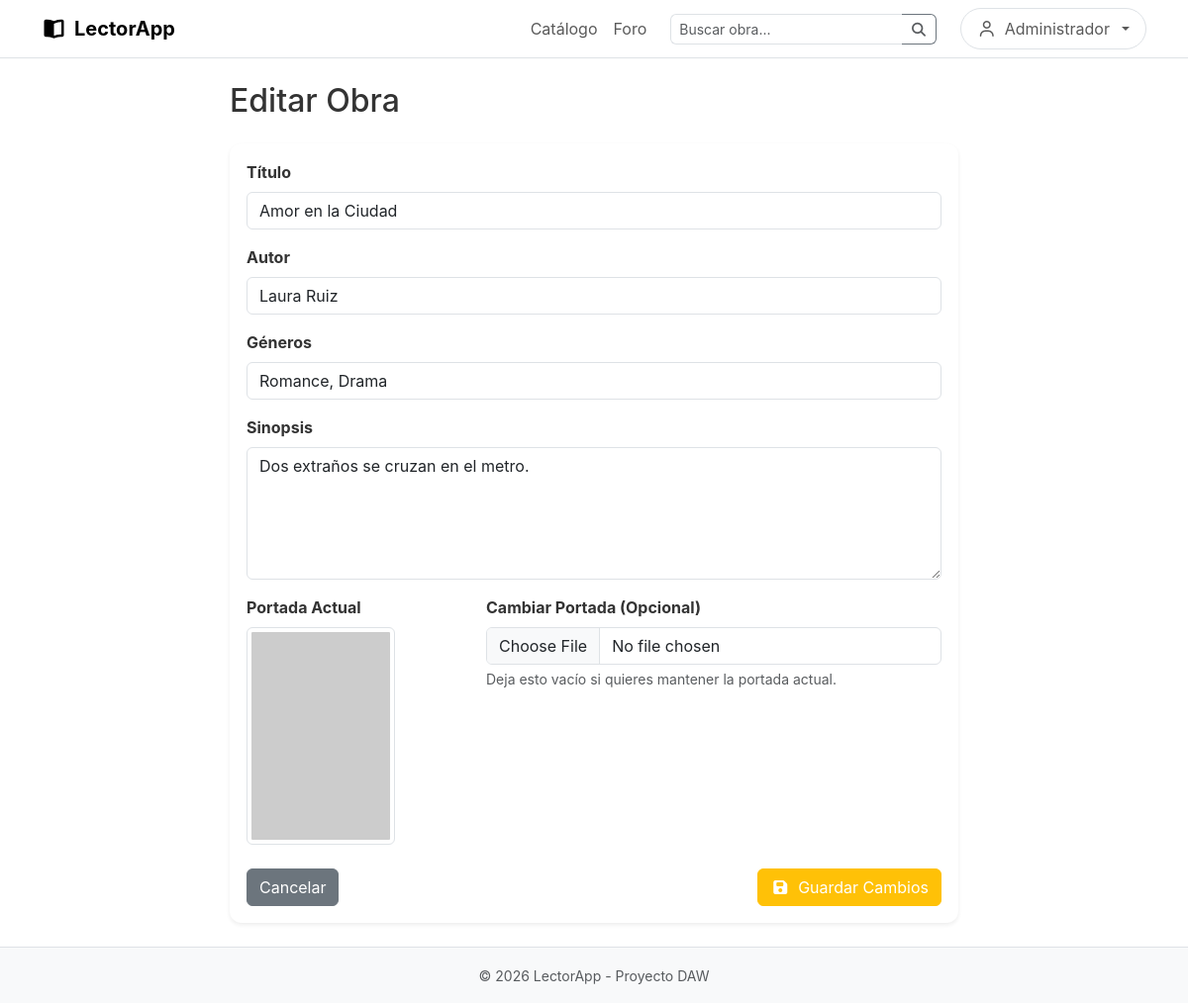
The page /editar_obra.php?id=1 (signed in) on the database its author committed.
### tables this page shows
CREATE TABLE `obras` (
  `id` int(11) NOT NULL,
  `titulo` varchar(255) NOT NULL,
  `autor` varchar(100) NOT NULL,
  `generos` varchar(100) DEFAULT NULL,
  `sinopsis` text DEFAULT NULL,
  `portada` varchar(255) DEFAULT NULL,
  `fecha_subida` datetime DEFAULT current_timestamp(),
  `visitas` int(11) DEFAULT 0
);

### editar_obra.php (the view, shortened to what this page needs)
<?php
require 'includes/db.php';
$id = intval($_GET['id']);
$sql = "SELECT * FROM obras WHERE id = ?";
$stmt = $conn->prepare($sql);
$stmt->bind_param("i", $id);
$stmt->execute();
$resultado = $stmt->get_result();
$obra = $resultado->fetch_assoc();
?>
<?php include 'includes/header.php'; ?>
<main class="container py-4">
    <div class="row justify-content-center">
        <div class="col-md-8">
            <h2 class="mb-4">Editar Obra</h2>
            <div class="card shadow-sm">
                <div class="card-body">
                    <form method="POST" action="" enctype="multipart/form-data">
                        <div class="mb-3">
                            <label class="form-label fw-bold">Título</label>
                            <input type="text" name="titulo" class="form-control" value="<?php echo htmlspecialchars($obra['titulo']); ?>" required>
                        </div>
                        <div class="mb-3">
                            <label class="form-label fw-bold">Autor</label>
                            <input type="text" name="autor" class="form-control" value="<?php echo htmlspecialchars($obra['autor']); ?>" required>
                        </div>
                        <div class="mb-3">
                            <label class="form-label fw-bold">Géneros</label>
                            <input type="text" name="generos" class="form-control" value="<?php echo htmlspecialchars($obra['generos']); ?>">
                        </div>
                        <div class="mb-3">
                            <label class="form-label fw-bold">Sinopsis</label>
                            <textarea name="sinopsis" class="form-control" rows="5"><?php echo htmlspecialchars($obra['sinopsis']); ?></textarea>
                        </div>
                        <div class="row mb-4">
                            <div class="col-md-4">
                                <label class="form-label fw-bold">Portada Actual</label><br>
                                <img src="<?php echo $obra['portada']; ?>" class="img-thumbnail" width="150">
                            </div>
                            <div class="col-md-8">
                                <label class="form-label fw-bold">Cambiar Portada (Opcional)</label>
                                <input type="file" name="portada" class="form-control" accept="image/*">
                                <div class="form-text">Deja esto vacío si quieres mantener la portada actual.</div>
                            </div>
                        </div>
                        <div class="d-flex justify-content-between">
                            <a href="admin.php" class="btn btn-secondary">Cancelar</a>
                            <button type="submit" class="btn btn-warning text-white">
                                <i class="fas fa-save me-2"></i>Guardar Cambios
                            </button>
                        </div>
                    </form>
                </div>
            </div>
        </div>
    </div>
</main>
<?php include 'includes/footer.php'; ?>

### assets/css/styles.css (style rules this page uses)
html { overflow-y: scroll; }
:root { --primary-color: #333; --accent-color: #f4f4f5; --star-color: #fbbf24; --blue-action: #2563eb; }
* { margin: 0; padding: 0; box-sizing: border-box; }
body { font-family: 'Inter', sans-serif; background-color: #fff; color: var(--primary-color); display: flex; flex-direction: column; min-height: 100vh; }
main { padding: 2rem 5%; max-width: 1400px; margin: 0 auto; flex: 1; width: 100%; }
button { padding: 0.5rem 1rem; cursor: pointer; background: #fff; border: 1px solid #ccc; border-radius: 6px; }
.card { background: #fff; border-radius: 12px; cursor: pointer; transition: transform 0.2s; display: flex; flex-direction: column; text-decoration: none; color: inherit; border: 1px solid transparent; }

### rows shown on the page
obras: titulo "Amor en la Ciudad", autor "Laura Ruiz", generos "Romance, Drama", sinopsis "Dos extraños se cruzan en el metro."

### other values the page prints
$_SESSION['usuario'] "Administrador"
